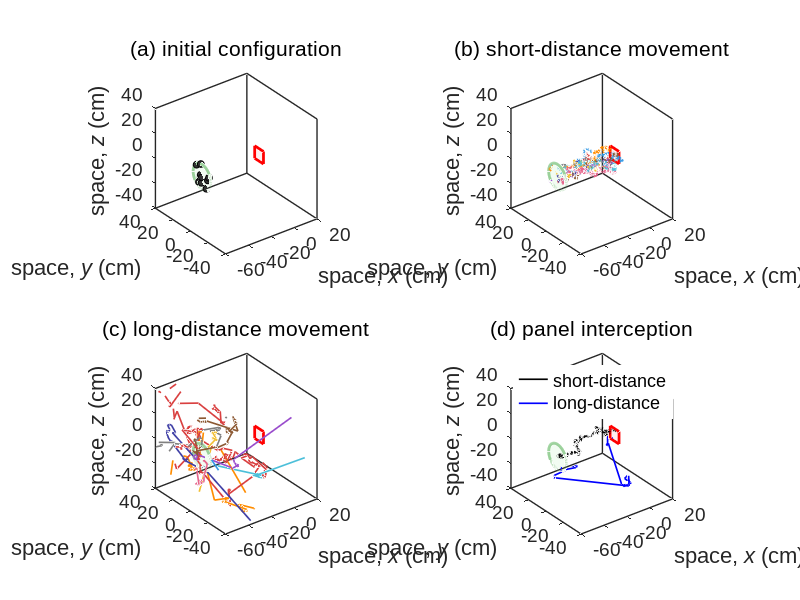
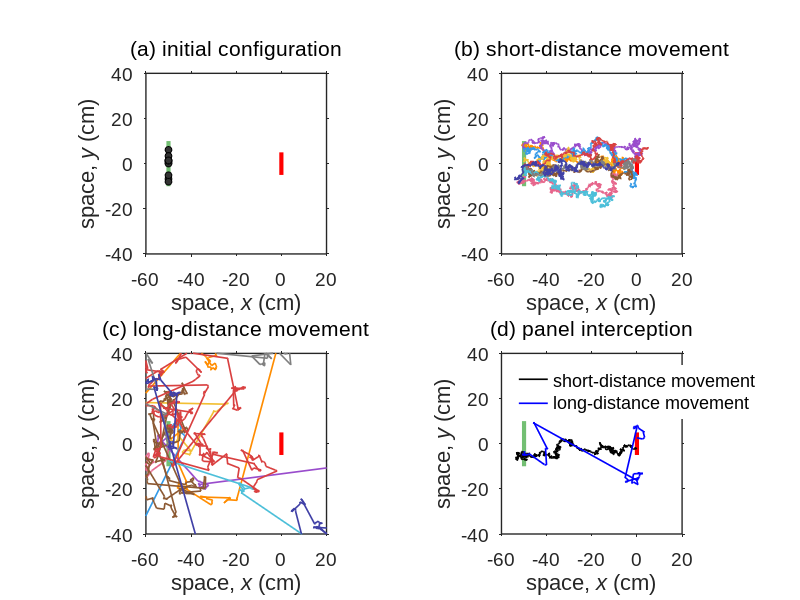

Recreate these plots in MATLAB, in order.
function figure_6_and_7()
% 3D FLIGHT-INTERCEPTION COMPARISON
% MATLAB R2016a compatible
%
% Produces two separate figures:
%
% Figure 1: 3D views
%   (a) Initial configuration
%   (b) Short-distance movement
%   (c) Long-distance movement
%   (d) Representative panel interception
%
% Figure 2:
%   Corresponding 2D x-y projections
%
% No directional persistence is included.
%
% BOTH movement processes experience the same directional bias
% towards a randomly assigned point on the interception panel.
%
% Bias is specified using the mean directional cosine:
%
%   b = E[cos(theta)] = 0.5
%
% For the 3D von Mises-Fisher distribution,
%
%   b = coth(kappa_b) - 1/kappa_b
%
% and kappa_b is calculated numerically below.
%
% Short-distance movement:
%   Chi(3) step lengths generated from 3D Gaussian movement
%
% Long-distance movement:
%   folded-Cauchy step lengths
%
% Optimal 3D relationship:
%
%   p* = 0.650
%   gamma/sigma = 2.089
%
% Internal units:
%   length = cm
%   time   = s

clear; clc; close all;
rng(1);
%rng('shuffle');

N = 10;

%% ==========================================================
% ECOLOGICAL PARAMETERS
% ===========================================================

dt = 0.02;                 % time step (s)

meanSpeed = 25;            % mean flight speed (cm/s)

meanStep = ...
    meanSpeed * dt;        % mean step length (cm)

% ----------------------------------------------------------
% For a 3D Gaussian random walk, radial step length follows
% a Chi(3) distribution:
%
% E[l] = 2*sigma*sqrt(2/pi)
%
% Hence:
% ----------------------------------------------------------

sigma = ...
    meanStep * sqrt(2*pi) / 4;

maxSteps = 1000;            % 20 s total duration

%% ==========================================================
% OPTIMAL 3D GAUSSIAN-CAUCHY RELATIONSHIP
% ===========================================================

p_opt = 0.650;

gamma_ratio = 2.089;

gamma = ...
    gamma_ratio * sigma;

%% ==========================================================
% DIRECTIONAL BIAS
% ===========================================================

% Desired mean directional cosine:
%
% E[cos(theta)] = coth(kappa_b) - 1/kappa_b

%meanCosine = 0.1;

% Numerically calculate the corresponding kappa_b

%kappa_b = ...
%    fzero(@(k) ...
%    1./tanh(k) - 1./k - meanCosine, ...
%    [1e-6 100]);

kappa_b = 0.3;

%% ==========================================================
% DISPLAY PARAMETER VALUES
% ===========================================================

fprintf('\n');

fprintf('Mean flight speed = %.3f cm/s\n', ...
    meanSpeed);

fprintf('Time step = %.3f s\n', ...
    dt);

fprintf('Mean step length = %.3f cm\n', ...
    meanStep);

fprintf('Gaussian scale sigma = %.3f cm\n', ...
    sigma);

fprintf('\n');

fprintf('Optimal p = %.3f\n', ...
    p_opt);

fprintf('gamma/sigma = %.3f\n', ...
    gamma_ratio);

fprintf('Cauchy scale gamma = %.3f cm\n', ...
    gamma);

fprintf('\n');

fprintf('Directional bias concentration kappa_b = %.3f\n', ...
    kappa_b);

fprintf('\n');

%% ==========================================================
% GEOMETRY
% ===========================================================

% Square interception panel

W = 10;                    % width (cm)
H = 10;                    % height (cm)

% Circular release region

xStart = -50;              % cm

releaseRad = 10;           % cm

%% ==========================================================
% PANEL CONTACT
% ===========================================================

pStick = 0.5;

kappa_post = 5.0;

epsShift = 1e-3;           % cm

%% ==========================================================
% DISPLAY / DOMAIN
% ===========================================================

nInitShow = N;

nTrajShow = N;

xEscapePos = 100;

xEscapeNeg = -100;

rEscape = 100;

xPlotMin = -60;

xPlotMax = 20;

yzPlot = 40;

% Trajectory colours for panels (b) and (c)
% Green is deliberately excluded because the release disc is green.

trajColors = ...
    [ ...
    1.00 0.55 0.00; ...   % orange
    0.60 0.30 0.80; ...   % purple
    0.20 0.60 0.90; ...   % blue
    0.90 0.40 0.55; ...   % pink
    0.95 0.75 0.20; ...   % yellow
    0.55 0.35 0.20; ...   % brown
    0.30 0.75 0.85; ...   % cyan
    0.85 0.25 0.25; ...   % red
    0.50 0.50 0.50; ...   % grey
    0.25 0.25 0.65];      % indigo

%% ==========================================================
% INITIAL RELEASE POINTS
% ===========================================================

pts = ...
    sample_release_points( ...
    nInitShow, ...
    xStart, ...
    releaseRad);

%% ==========================================================
% SHORT-DISTANCE TRAJECTORIES
% ===========================================================

paths_srw = ...
    cell(nTrajShow,1);

for i = 1:nTrajShow

    paths_srw{i} = ...
        simulate_one_trajectory_free( ...
        sigma, ...
        gamma, ...
        maxSteps, ...
        xStart, ...
        releaseRad, ...
        kappa_b, ...
        xEscapePos, ...
        xEscapeNeg, ...
        rEscape, ...
        W, ...
        H, ...
        false);

end

%% ==========================================================
% LONG-DISTANCE TRAJECTORIES
% ===========================================================

paths_lw = ...
    cell(nTrajShow,1);

for i = 1:nTrajShow

    paths_lw{i} = ...
        simulate_one_trajectory_free( ...
        sigma, ...
        gamma, ...
        maxSteps, ...
        xStart, ...
        releaseRad, ...
        kappa_b, ...
        xEscapePos, ...
        xEscapeNeg, ...
        rEscape, ...
        W, ...
        H, ...
        true);

end

%% ==========================================================
% REPRESENTATIVE GAUSSIAN PANEL INTERCEPTION
% ===========================================================

foundGauss = false;

nTry = 0;

while ~foundGauss && nTry < 50000

    nTry = nTry + 1;

    [status_gauss,path] = ...
        simulate_one_trajectory_with_status_contact( ...
        sigma, ...
        gamma, ...
        maxSteps, ...
        xStart, ...
        releaseRad, ...
        W, ...
        H, ...
        kappa_b, ...
        xEscapePos, ...
        xEscapeNeg, ...
        rEscape, ...
        pStick, ...
        kappa_post, ...
        epsShift, ...
        false);

    if status_gauss == 1

        path_gauss_intercept = path;

        foundGauss = true;

    end

end

%% ==========================================================
% REPRESENTATIVE LEVY PANEL INTERCEPTION
% ===========================================================

foundLevy = false;

nTry = 0;

while ~foundLevy && nTry < 50000

    nTry = nTry + 1;

    [status_levy,path] = ...
        simulate_one_trajectory_with_status_contact( ...
        sigma, ...
        gamma, ...
        maxSteps, ...
        xStart, ...
        releaseRad, ...
        W, ...
        H, ...
        kappa_b, ...
        xEscapePos, ...
        xEscapeNeg, ...
        rEscape, ...
        pStick, ...
        kappa_post, ...
        epsShift, ...
        true);

    if status_levy == 1

        path_levy_intercept = path;

        foundLevy = true;

    end

end

%% ==========================================================
% FIGURE 1: 3D
% ===========================================================

figure( ...
    'Color','w', ...
    'Position',[60 60 1200 900]);

%% ----------------------------------------------------------
% PANEL (a): INITIAL CONFIGURATION
% ----------------------------------------------------------

subplot(2,2,1);

hold on;

draw_panel_3d(W,H);

draw_release_disc_3d( ...
    xStart, ...
    releaseRad);

plot3( ...
    pts(:,1), ...
    pts(:,2), ...
    pts(:,3), ...
    'ko', ...
    'MarkerSize',5, ...
    'MarkerFaceColor',[0.2 0.2 0.2]);

title( ...
    '(a) initial configuration', ...
    'FontName','Arial', ...
    'FontSize',16, ...
    'FontWeight','normal');

format_axes_3d( ...
    xPlotMin, ...
    xPlotMax, ...
    yzPlot);

hold off;

%% ----------------------------------------------------------
% PANEL (b): SHORT-DISTANCE movement
% ----------------------------------------------------------

subplot(2,2,2);

hold on;

draw_panel_3d(W,H);

draw_release_disc_3d( ...
    xStart, ...
    releaseRad);

set(gca, ...
    'ColorOrder',trajColors, ...
    'ColorOrderIndex',1);

for i = 1:nTrajShow

    path = ...
        paths_srw{i};

    plot3( ...
        path(:,1), ...
        path(:,2), ...
        path(:,3), ...
        '-', ...
        'LineWidth',1.2);

end

title( ...
    '(b) short-distance movement', ...
    'FontName','Arial', ...
    'FontSize',16, ...
    'FontWeight','normal');

format_axes_3d( ...
    xPlotMin, ...
    xPlotMax, ...
    yzPlot);

hold off;

%% ----------------------------------------------------------
% PANEL (c): LONG-DISTANCE movement
% ----------------------------------------------------------

subplot(2,2,3);

hold on;

draw_panel_3d(W,H);

draw_release_disc_3d( ...
    xStart, ...
    releaseRad);

set(gca, ...
    'ColorOrder',trajColors, ...
    'ColorOrderIndex',1);

for i = 1:nTrajShow

    path = ...
        paths_lw{i};

    plot3( ...
        path(:,1), ...
        path(:,2), ...
        path(:,3), ...
        '-', ...
        'LineWidth',1.2);

end

title( ...
    '(c) long-distance movement', ...
    'FontName','Arial', ...
    'FontSize',16, ...
    'FontWeight','normal');

format_axes_3d( ...
    xPlotMin, ...
    xPlotMax, ...
    yzPlot);

hold off;

%% ----------------------------------------------------------
% PANEL (d): REPRESENTATIVE PANEL INTERCEPTION
% ----------------------------------------------------------

subplot(2,2,4);

hold on;

draw_panel_3d(W,H);

draw_release_disc_3d( ...
    xStart, ...
    releaseRad);

if foundGauss

    hGauss = ...
        plot3( ...
        path_gauss_intercept(:,1), ...
        path_gauss_intercept(:,2), ...
        path_gauss_intercept(:,3), ...
        'k-', ...
        'LineWidth',1.2);

else

    hGauss = ...
        plot3(NaN,NaN,NaN, ...
        'k-', ...
        'LineWidth',1.2);

end

if foundLevy

    hLevy = ...
        plot3( ...
        path_levy_intercept(:,1), ...
        path_levy_intercept(:,2), ...
        path_levy_intercept(:,3), ...
        'b-', ...
        'LineWidth',1.2);

else

    hLevy = ...
        plot3(NaN,NaN,NaN, ...
        'b-', ...
        'LineWidth',1.2);

end

title( ...
    '(d) panel interception', ...
    'FontName','Arial', ...
    'FontSize',16, ...
    'FontWeight','normal');

legend( ...
    [hGauss hLevy], ...
    { ...
    'short-distance', ...
    'long-distance'}, ...
    'Location','northwest', ...
    'FontName','Arial', ...
    'FontSize',12, ...
    'Box','off');

format_axes_3d( ...
    xPlotMin, ...
    xPlotMax, ...
    yzPlot);

hold off;

%% ==========================================================
% FIGURE 2: 2D x-y PROJECTIONS
% ===========================================================

figure( ...
    'Color','w', ...
    'Position',[100 80 1200 900]);

%% ----------------------------------------------------------
% PANEL (a): INITIAL CONFIGURATION
% ----------------------------------------------------------

subplot(2,2,1);

hold on;

draw_panel_xy(W);

draw_release_segment_xy( ...
    xStart, ...
    releaseRad);

plot( ...
    pts(:,1), ...
    pts(:,2), ...
    'ko', ...
    'MarkerSize',5, ...
    'MarkerFaceColor',[0.2 0.2 0.2]);

title( ...
    '(a) initial configuration', ...
    'FontName','Arial', ...
    'FontSize',16, ...
    'FontWeight','normal');

format_axes_xy( ...
    xPlotMin, ...
    xPlotMax, ...
    yzPlot);

hold off;

%% ----------------------------------------------------------
% PANEL (b): SHORT-DISTANCE movement
% ----------------------------------------------------------

subplot(2,2,2);

hold on;

draw_panel_xy(W);

draw_release_segment_xy( ...
    xStart, ...
    releaseRad);

set(gca, ...
    'ColorOrder',trajColors, ...
    'ColorOrderIndex',1);

for i = 1:nTrajShow

    path = ...
        paths_srw{i};

    plot( ...
        path(:,1), ...
        path(:,2), ...
        '-', ...
        'LineWidth',1.2);

end

title( ...
    '(b) short-distance movement', ...
    'FontName','Arial', ...
    'FontSize',16, ...
    'FontWeight','normal');

format_axes_xy( ...
    xPlotMin, ...
    xPlotMax, ...
    yzPlot);

hold off;

%% ----------------------------------------------------------
% PANEL (c): LONG-DISTANCE movement
% ----------------------------------------------------------

subplot(2,2,3);

hold on;

draw_panel_xy(W);

draw_release_segment_xy( ...
    xStart, ...
    releaseRad);

set(gca, ...
    'ColorOrder',trajColors, ...
    'ColorOrderIndex',1);

for i = 1:nTrajShow

    path = ...
        paths_lw{i};

    plot( ...
        path(:,1), ...
        path(:,2), ...
        '-', ...
        'LineWidth',1.2);

end

title( ...
    '(c) long-distance movement', ...
    'FontName','Arial', ...
    'FontSize',16, ...
    'FontWeight','normal');

format_axes_xy( ...
    xPlotMin, ...
    xPlotMax, ...
    yzPlot);

hold off;

%% ----------------------------------------------------------
% PANEL (d): REPRESENTATIVE PANEL INTERCEPTION
% ----------------------------------------------------------

subplot(2,2,4);

hold on;

draw_panel_xy(W);

draw_release_segment_xy( ...
    xStart, ...
    releaseRad);

if foundGauss

    hGauss = ...
        plot( ...
        path_gauss_intercept(:,1), ...
        path_gauss_intercept(:,2), ...
        'k-', ...
        'LineWidth',1.2);

else

    hGauss = ...
        plot(NaN,NaN, ...
        'k-', ...
        'LineWidth',1.2);

end

if foundLevy

    hLevy = ...
        plot( ...
        path_levy_intercept(:,1), ...
        path_levy_intercept(:,2), ...
        'b-', ...
        'LineWidth',1.2);

else

    hLevy = ...
        plot(NaN,NaN, ...
        'b-', ...
        'LineWidth',1.2);

end

title( ...
    '(d) panel interception', ...
    'FontName','Arial', ...
    'FontSize',16, ...
    'FontWeight','normal');

legend( ...
    [hGauss hLevy], ...
    { ...
    'short-distance movement', ...
    'long-distance movement'}, ...
    'Location','northwest', ...
    'FontName','Arial', ...
    'FontSize',12, ...
    'Box','off');

format_axes_xy( ...
    xPlotMin, ...
    xPlotMax, ...
    yzPlot);

hold off;

end

%% =====================================================================
% FREE TRAJECTORY
% =====================================================================

function path = simulate_one_trajectory_free( ...
    sigma, ...
    gamma, ...
    maxSteps, ...
    xStart, ...
    releaseRad, ...
    kappa_b, ...
    xEscapePos, ...
    xEscapeNeg, ...
    rEscape, ...
    W, ...
    H, ...
    useLevy)

%% Initial position

theta = ...
    2*pi*rand;

rr = ...
    releaseRad*sqrt(rand);

y0 = ...
    rr*cos(theta);

z0 = ...
    rr*sin(theta);

r = ...
    [xStart y0 z0];

%% Random target on panel

yTar = ...
    -W/2 + W*rand;

zTar = ...
    -H/2 + H*rand;

pTar = ...
    [0 yTar zTar];

attractionOn = true;

%% Storage

path = ...
    zeros(maxSteps+1,3);

idx = 1;

path(idx,:) = r;

%% Movement loop

for t = 1:maxSteps

    %% ------------------------------------------------------
    % DIRECTION
    % -------------------------------------------------------

    if attractionOn

        g = ...
            pTar-r;

        ng = ...
            norm(g);

        if ng < 1e-14

            g = ...
                [1 0 0];

        else

            g = ...
                g/ng;

        end

        v_new = ...
            sample_vMF_3d( ...
            g, ...
            kappa_b);

    else

        v_new = ...
            rand_unit_vector();

    end

    %% ------------------------------------------------------
    % STEP LENGTH
    % -------------------------------------------------------

    if useLevy

        ell = ...
            sample_folded_cauchy( ...
            gamma);

    else

        ell = ...
            sample_chi3( ...
            sigma);

    end

    %% ------------------------------------------------------
    % POSITION UPDATE
    % -------------------------------------------------------

    r_new = ...
        r + ell*v_new;

    %% ------------------------------------------------------
    % REMOVE BIAS AFTER CROSSING PANEL PLANE
    % -------------------------------------------------------

    if attractionOn

        [~,crossedPlane,~] = ...
            segment_hits_panel( ...
            r, ...
            r_new, ...
            W, ...
            H);

        if crossedPlane

            attractionOn = false;

        end

    end

    idx = ...
        idx+1;

    path(idx,:) = ...
        r_new;

    %% ------------------------------------------------------
    % ESCAPE
    % -------------------------------------------------------

    if r_new(1) > xEscapePos || ...
       r_new(1) < xEscapeNeg || ...
       norm(r_new) > rEscape

        path = ...
            path(1:idx,:);

        return;

    end

    r = ...
        r_new;

end

path = ...
    path(1:idx,:);

end

%% =====================================================================
% TRAJECTORY WITH PANEL CONTACT
% =====================================================================

function [status,path] = ...
    simulate_one_trajectory_with_status_contact( ...
    sigma, ...
    gamma, ...
    maxSteps, ...
    xStart, ...
    releaseRad, ...
    W, ...
    H, ...
    kappa_b, ...
    xEscapePos, ...
    xEscapeNeg, ...
    rEscape, ...
    pStick, ...
    kappa_post, ...
    epsShift, ...
    useLevy)

% status:
%
%   1 = captured on panel
%   2 = crossed panel plane outside panel bounds
%   3 = no interception before termination

%% Initial position

theta = ...
    2*pi*rand;

rr = ...
    releaseRad*sqrt(rand);

y0 = ...
    rr*cos(theta);

z0 = ...
    rr*sin(theta);

r = ...
    [xStart y0 z0];

%% Random target on panel

yTar = ...
    -W/2 + W*rand;

zTar = ...
    -H/2 + H*rand;

pTar = ...
    [0 yTar zTar];

attractionOn = true;

%% Storage

path = ...
    zeros(3*maxSteps+20,3);

idx = 1;

path(idx,:) = ...
    r;

leaked = false;

%% Movement

for t = 1:maxSteps

    %% ------------------------------------------------------
    % DIRECTION
    % -------------------------------------------------------

    if attractionOn

        g = ...
            pTar-r;

        ng = ...
            norm(g);

        if ng < 1e-14

            g = ...
                [1 0 0];

        else

            g = ...
                g/ng;

        end

        v_new = ...
            sample_vMF_3d( ...
            g, ...
            kappa_b);

    else

        v_new = ...
            rand_unit_vector();

    end

    %% ------------------------------------------------------
    % STEP LENGTH
    % -------------------------------------------------------

    if useLevy

        ell = ...
            sample_folded_cauchy( ...
            gamma);

    else

        ell = ...
            sample_chi3( ...
            sigma);

    end

    r_new = ...
        r + ell*v_new;

    %% ------------------------------------------------------
    % PANEL INTERSECTION
    % -------------------------------------------------------

    [isHit,crossedPlane,cp] = ...
        segment_hits_panel( ...
        r, ...
        r_new, ...
        W, ...
        H);

    %% ------------------------------------------------------
    % PANEL CONTACT
    % -------------------------------------------------------

    if isHit

        idx = ...
            idx+1;

        path(idx,:) = ...
            cp;

        if rand < pStick

            status = 1;

            path = ...
                path(1:idx,:);

            return;

        else

            %% Failed adhesion

            v_post = ...
                sample_post_contact_heading( ...
                kappa_post);

            if useLevy

                ell_post = ...
                    sample_folded_cauchy( ...
                    gamma);

            else

                ell_post = ...
                    sample_chi3( ...
                    sigma);

            end

            r = ...
                cp + ...
                epsShift*v_post;

            r_new2 = ...
                r + ...
                ell_post*v_post;

            idx = ...
                idx+1;

            path(idx,:) = ...
                r_new2;

            if r_new2(1) > xEscapePos || ...
               r_new2(1) < xEscapeNeg || ...
               norm(r_new2) > rEscape

                status = 3;

                path = ...
                    path(1:idx,:);

                return;

            end

            r = ...
                r_new2;

            attractionOn = false;

            continue;

        end

    %% ------------------------------------------------------
    % CROSS PANEL PLANE OUTSIDE PANEL
    % -------------------------------------------------------

    elseif crossedPlane

        leaked = true;

        idx = ...
            idx+1;

        path(idx,:) = ...
            cp;

        %% Continue beyond plane

        if useLevy

            ell2 = ...
                sample_folded_cauchy( ...
                gamma);

        else

            ell2 = ...
                sample_chi3( ...
                sigma);

        end

        r_new2 = ...
            cp + ...
            ell2*v_new;

        idx = ...
            idx+1;

        path(idx,:) = ...
            r_new2;

        r = ...
            r_new2;

        attractionOn = false;

        continue;

    else

        idx = ...
            idx+1;

        path(idx,:) = ...
            r_new;

    end

    %% ------------------------------------------------------
    % ESCAPE
    % -------------------------------------------------------

    if r_new(1) > xEscapePos || ...
       r_new(1) < xEscapeNeg || ...
       norm(r_new) > rEscape

        if leaked

            status = 2;

        else

            status = 3;

        end

        path = ...
            path(1:idx,:);

        return;

    end

    r = ...
        r_new;

end

%% Final status

if leaked

    status = 2;

else

    status = 3;

end

path = ...
    path(1:idx,:);

end

%% =====================================================================
% CHI(3) STEP LENGTH
% =====================================================================

function ell = sample_chi3(sigma)

ell = ...
    sigma * ...
    sqrt( ...
    randn^2 + ...
    randn^2 + ...
    randn^2);

end

%% =====================================================================
% FOLDED-CAUCHY STEP LENGTH
% =====================================================================

function ell = sample_folded_cauchy(gamma)

U = ...
    rand;

ell = ...
    gamma * ...
    tan((pi/2)*U);

end

%% =====================================================================
% POST-CONTACT DIRECTION
% =====================================================================

function v = ...
    sample_post_contact_heading( ...
    kappa_post)

mu_post = ...
    [-1 0 0];

while true

    v = ...
        sample_vMF_3d( ...
        mu_post, ...
        kappa_post);

    if v(1) < 0

        return;

    end

end

end

%% =====================================================================
% PANEL INTERSECTION
% =====================================================================

function [tf,crossedPlane,point] = ...
    segment_hits_panel( ...
    r1, ...
    r2, ...
    W, ...
    H)

x1 = ...
    r1(1);

x2 = ...
    r2(1);

crossedPlane = false;

point = ...
    [NaN NaN NaN];

if (x1 < 0 && x2 < 0) || ...
   (x1 > 0 && x2 > 0)

    tf = false;

    return;

end

dx = ...
    x2-x1;

if abs(dx) < 1e-14

    tf = false;

    return;

end

tau = ...
    -x1/dx;

if tau < 0 || tau > 1

    tf = false;

    return;

end

crossedPlane = true;

yint = ...
    r1(2) + ...
    tau*(r2(2)-r1(2));

zint = ...
    r1(3) + ...
    tau*(r2(3)-r1(3));

point = ...
    [0 yint zint];

tf = ...
    (abs(yint) <= W/2) && ...
    (abs(zint) <= H/2);

end

%% =====================================================================
% VON MISES-FISHER DIRECTION
% =====================================================================

function x = ...
    sample_vMF_3d( ...
    mu, ...
    kappa)

mu = ...
    mu(:)'/norm(mu);

if kappa < 1e-10

    x = ...
        rand_unit_vector();

    return;

end

u = ...
    rand;

a = ...
    exp(-kappa);

b = ...
    exp(kappa);

w = ...
    (1/kappa) * ...
    log(a + u*(b-a));

w = ...
    min(1,max(-1,w));

phi = ...
    2*pi*rand;

s = ...
    sqrt(max(0,1-w^2));

xp = ...
    [ ...
    s*cos(phi), ...
    s*sin(phi), ...
    w];

north = ...
    [0 0 1];

if norm(mu-north) < 1e-12

    x = ...
        xp;

elseif norm(mu+north) < 1e-12

    x = ...
        [xp(1) xp(2) -xp(3)];

else

    R = ...
        rotation_matrix_from_a_to_b( ...
        north, ...
        mu);

    x = ...
        (R*xp(:))';

    x = ...
        x/norm(x);

end

end

%% =====================================================================
% ROTATION MATRIX
% =====================================================================

function R = ...
    rotation_matrix_from_a_to_b( ...
    a, ...
    b)

a = ...
    a(:)/norm(a);

b = ...
    b(:)/norm(b);

v = ...
    cross(a,b);

s = ...
    norm(v);

c = ...
    dot(a,b);

if s < 1e-14

    if c > 0

        R = ...
            eye(3);

    else

        if abs(a(1)) < 0.9

            tmp = ...
                [1;0;0];

        else

            tmp = ...
                [0;1;0];

        end

        v = ...
            cross(a,tmp);

        v = ...
            v/norm(v);

        K = ...
            [ ...
             0    -v(3)  v(2); ...
             v(3)  0    -v(1); ...
            -v(2)  v(1)  0];

        R = ...
            eye(3) + ...
            2*K*K;

    end

    return;

end

K = ...
    [ ...
     0    -v(3)  v(2); ...
     v(3)  0    -v(1); ...
    -v(2)  v(1)  0];

R = ...
    eye(3) + ...
    K + ...
    K*K*((1-c)/(s^2));

end

%% =====================================================================
% RANDOM UNIT VECTOR
% =====================================================================

function v = ...
    rand_unit_vector()

x = ...
    randn(1,3);

v = ...
    x/norm(x);

end

%% =====================================================================
% INITIAL RELEASE POINTS
% =====================================================================

function pts = ...
    sample_release_points( ...
    N, ...
    xStart, ...
    releaseRad)

pts = ...
    zeros(N,3);

for i = 1:N

    theta = ...
        2*pi*rand;

    rr = ...
        releaseRad*sqrt(rand);

    y0 = ...
        rr*cos(theta);

    z0 = ...
        rr*sin(theta);

    pts(i,:) = ...
        [xStart y0 z0];

end

end

%% =====================================================================
% FORMAT 3D AXES
% =====================================================================

function format_axes_3d( ...
    xPlotMin, ...
    xPlotMax, ...
    yzPlot)

set(gca, ...
    'FontName','Arial', ...
    'FontSize',14, ...
    'LineWidth',1.0, ...
    'TickDir','out', ...
    'Box','on');

xlabel( ...
    'space, {\itx} (cm)', ...
    'Interpreter','tex', ...
    'FontName','Arial', ...
    'FontSize',16);

ylabel( ...
    'space, {\ity} (cm)', ...
    'Interpreter','tex', ...
    'FontName','Arial', ...
    'FontSize',16);

zlabel( ...
    'space, {\itz} (cm)', ...
    'Interpreter','tex', ...
    'FontName','Arial', ...
    'FontSize',16);

axis equal;

view(3);

xlim( ...
    [xPlotMin xPlotMax]);

ylim( ...
    [-yzPlot yzPlot]);

zlim( ...
    [-yzPlot yzPlot]);

end

%% =====================================================================
% FORMAT 2D AXES
% =====================================================================

function format_axes_xy( ...
    xPlotMin, ...
    xPlotMax, ...
    yzPlot)

set(gca, ...
    'FontName','Arial', ...
    'FontSize',14, ...
    'LineWidth',1.0, ...
    'TickDir','out', ...
    'Box','on');

xlabel( ...
    'space, {\itx} (cm)', ...
    'Interpreter','tex', ...
    'FontName','Arial', ...
    'FontSize',16);

ylabel( ...
    'space, {\ity} (cm)', ...
    'Interpreter','tex', ...
    'FontName','Arial', ...
    'FontSize',16);

axis equal;

xlim( ...
    [xPlotMin xPlotMax]);

ylim( ...
    [-yzPlot yzPlot]);

end

%% =====================================================================
% DRAW PANEL: 3D
% =====================================================================

function draw_panel_3d(W,H)

Y = ...
    [-W/2 W/2 W/2 -W/2 -W/2];

Z = ...
    [-H/2 -H/2 H/2 H/2 -H/2];

X = ...
    zeros(size(Y));

plot3( ...
    X, ...
    Y, ...
    Z, ...
    'r-', ...
    'LineWidth',2);

fill3( ...
    X(1:4), ...
    Y(1:4), ...
    Z(1:4), ...
    [1.0 0.82 0.82], ...
    'FaceAlpha',0.35, ...
    'EdgeColor','none');

end

%% =====================================================================
% DRAW RELEASE DISC: 3D
% =====================================================================

function draw_release_disc_3d( ...
    xStart, ...
    releaseRad)

th = ...
    linspace(0,2*pi,200);

Y = ...
    releaseRad*cos(th);

Z = ...
    releaseRad*sin(th);

X = ...
    xStart*ones(size(th));

plot3( ...
    X, ...
    Y, ...
    Z, ...
    '-', ...
    'Color',[0.45 0.75 0.45], ...
    'LineWidth',2);

fill3( ...
    X, ...
    Y, ...
    Z, ...
    [0.80 0.95 0.80], ...
    'FaceAlpha',0.25, ...
    'EdgeColor','none');

end

%% =====================================================================
% DRAW PANEL: x-y PROJECTION
% =====================================================================

function draw_panel_xy(W)

plot( ...
    [0 0], ...
    [-W/2 W/2], ...
    'r-', ...
    'LineWidth',3);

end

%% =====================================================================
% DRAW RELEASE REGION: x-y PROJECTION
% =====================================================================

function draw_release_segment_xy( ...
    xStart, ...
    releaseRad)

plot( ...
    [xStart xStart], ...
    [-releaseRad releaseRad], ...
    '-', ...
    'Color',[0.45 0.75 0.45], ...
    'LineWidth',3);

end
